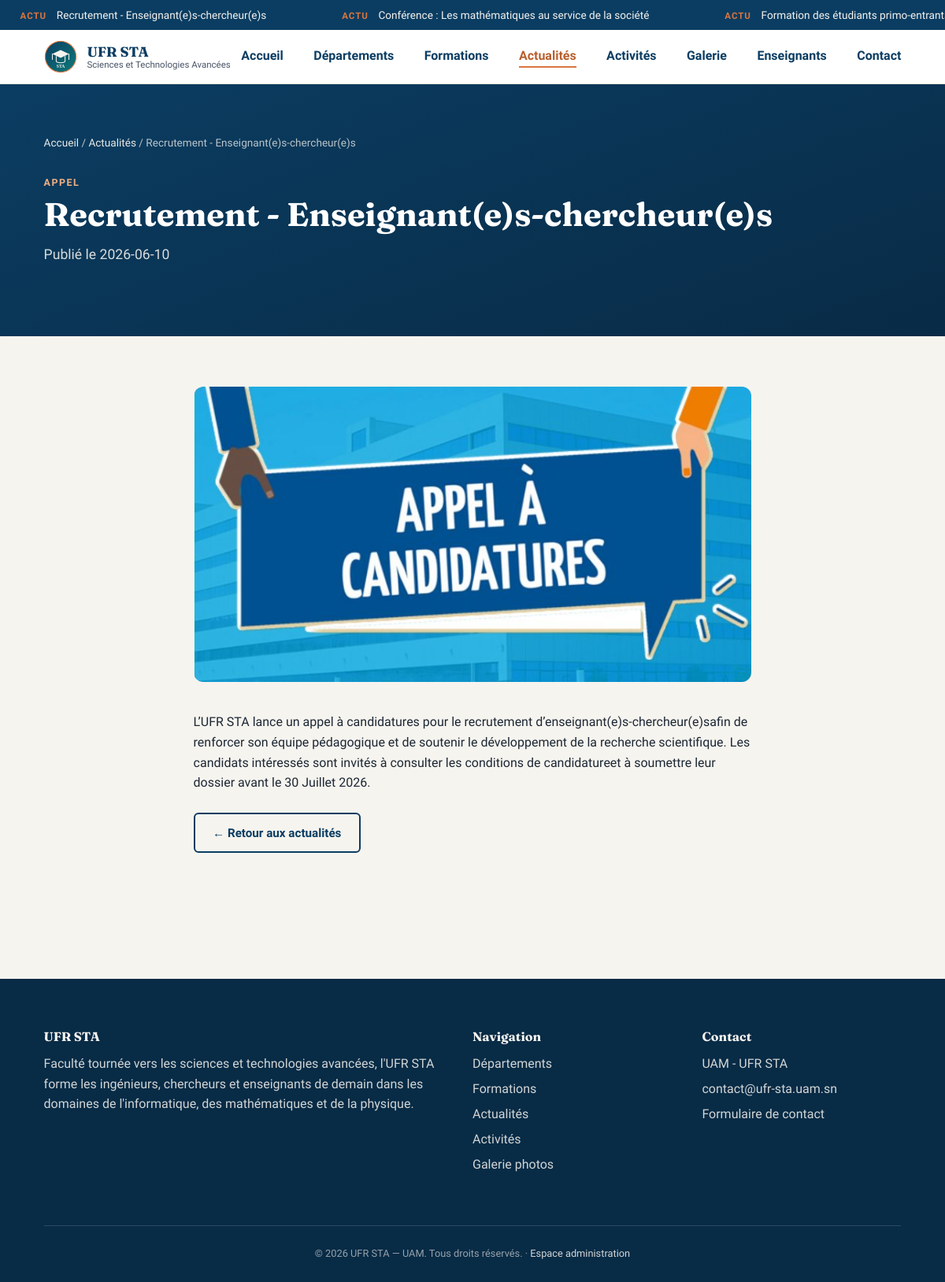
/actualites/1, run on the app's committed database.
### tables this page shows
CREATE TABLE actualites (
    id                INTEGER PRIMARY KEY AUTOINCREMENT,
    titre             TEXT NOT NULL,
    date_publication  TEXT NOT NULL,
    description       TEXT,
    photo             TEXT,
    categorie         TEXT DEFAULT 'actualite'
);

### backend/app.py (the view)
@app.route("/actualites/<int:actu_id>")
def actualite_detail(actu_id):
    actu = query_db("SELECT * FROM actualites WHERE id = ?", (actu_id,), one=True)
    if actu is None:
        abort(404)
    return render_template("actualite_detail.html", actualite=actu)

### backend/app.py (called while the page is built)
def get_db():
    if "db" not in g:
        g.db = sqlite3.connect(app.config["DATABASE"])
        g.db.row_factory = sqlite3.Row
        g.db.execute("PRAGMA foreign_keys = ON")
    return g.db

def query_db(query, args=(), one=False):
    cur = get_db().execute(query, args)
    rows = cur.fetchall()
    cur.close()
    return (rows[0] if rows else None) if one else rows

@app.context_processor
def inject_globals():
    ticker_items = query_db(
        "SELECT id, titre FROM actualites ORDER BY date_publication DESC LIMIT 6"
    )
    return {
        "current_year": datetime.now().year,
        "nom_ufr": "UFR Sciences et Technologies Avancées (STA)",
        "ticker_items": ticker_items,
    }

### templates/actualite_detail.html (shortened to what this page needs)
{% extends "base.html" %}
{% block content %}
<section class="hero hero--page">
  <div class="container">
    <div class="breadcrumb"><a href="{{ url_for('index') }}">Accueil</a> / <a href="{{ url_for('actualites') }}">Actualités</a> / {{ actualite['titre'] }}</div>
    <span class="eyebrow eyebrow--accent">{{ actualite['categorie'] }}</span>
    <h1>{{ actualite['titre'] }}</h1>
    <p>Publié le {{ actualite['date_publication'] }}</p>
  </div>
</section>
<section class="section">
  <div class="container container--760">
    <img src="{{ url_for('static', filename='images/' + actualite['photo']) }}" alt="" class="article-img">
    <p>{{ actualite['description'] }}</p>
    <a class="btn btn--ghost" href="{{ url_for('actualites') }}">&larr; Retour aux actualités</a>
  </div>
</section>
{% endblock %}

### templates/base.html (shortened to what this page needs)
<!DOCTYPE html>
<html lang="fr">
<head>
  <link rel="stylesheet" href="{{ url_for('static', filename='css/style.css') }}">
</head>
<body>
  <header class="site-header">
    {% if ticker_items %}
    <div class="news-ticker" aria-label="Dernières actualités">
      <div class="news-ticker__track">
        {% for item in ticker_items + ticker_items %}
          <span><span class="news-ticker__label">Actu</span><a href="{{ url_for('actualite_detail', actu_id=item['id']) }}">{{ item['titre'] }}</a></span>
        {% endfor %}
      </div>
    </div>
    {% endif %}
    <nav class="navbar" aria-label="Navigation principale">
      <a class="brand" href="{{ url_for('index') }}">
        <img src="{{ url_for('static', filename='images/logo.svg') }}" alt="">
        <span class="brand-text">
          <strong>UFR STA</strong>
          <span>Sciences et Technologies Avancées</span>
        </span>
      </a>
      <div class="main-nav">
        <a href="{{ url_for('index') }}" {% if request.endpoint=='index' %}class="active"{% endif %}>Accueil</a>
        <a href="{{ url_for('departements') }}" {% if request.endpoint and request.endpoint.startswith('departement') %}class="active"{% endif %}>Départements</a>
        <a href="{{ url_for('formations') }}" {% if request.endpoint and request.endpoint.startswith('formation') %}class="active"{% endif %}>Formations</a>
        <a href="{{ url_for('actualites') }}" {% if request.endpoint and request.endpoint.startswith('actualite') %}class="active"{% endif %}>Actualités</a>
        <a href="{{ url_for('activites') }}" {% if request.endpoint and request.endpoint.startswith('activite') %}class="active"{% endif %}>Activités</a>
        <a href="{{ url_for('galerie') }}" {% if request.endpoint and (request.endpoint.startswith('galerie') or request.endpoint.startswith('album')) %}class="active"{% endif %}>Galerie</a>
        <a href="{{ url_for('enseignants') }}" {% if request.endpoint=='enseignants' %}class="active"{% endif %}>Enseignants</a>
        <a href="{{ url_for('contact') }}" {% if request.endpoint=='contact' %}class="active"{% endif %}>Contact</a>
      </div>
    </nav>
  </header>
  <main id="contenu-principal">
    {% block content %}{% endblock %}
  </main>
  <footer class="site-footer">
    <div class="container">
      <div class="footer-grid">
        <div>
          <h4>UFR STA</h4>
          <p>Faculté tournée vers les sciences et technologies avancées,
            l'UFR STA forme les ingénieurs, chercheurs et enseignants
            de demain dans les domaines de l'informatique, des
            mathématiques et de la physique.</p>
        </div>
        <div>
          <h4>Navigation</h4>
          <ul>
            <li><a href="{{ url_for('departements') }}">Départements</a></li>
            <li><a href="{{ url_for('formations') }}">Formations</a></li>
            <li><a href="{{ url_for('actualites') }}">Actualités</a></li>
            <li><a href="{{ url_for('activites') }}">Activités</a></li>
            <li><a href="{{ url_for('galerie') }}">Galerie photos</a></li>
          </ul>
        </div>
        <div>
          <h4>Contact</h4>
          <ul>
            <li>UAM - UFR STA</li>
            <li><a href="mailto:contact@ufr-sta.uam.sn">contact@ufr-sta.uam.sn</a></li>
            <li><a href="{{ url_for('contact') }}">Formulaire de contact</a></li>
          </ul>
        </div>
      </div>
      <div class="footer-bottom">
        &copy; {{ current_year }} UFR STA — UAM. Tous droits réservés. ·
        <a href="{{ url_for('admin_login') }}">Espace administration</a>
      </div>
    </div>
  </footer>
</body>
</html>

### data on the page
actualites: titre "Recrutement - Enseignant(e)s-chercheur(e)s", categorie "APPEL", date_publication "2026-06-10", photo (picture), description "L’UFR STA lance un appel à candidatures pour le recrutement d’enseignant(e)s-chercheur(e)safin de renforcer son équipe pédagogique et de soutenir le développement de la recherche scientifique. Les candidats intéressés sont invités à consulter les conditions de candidatureet à soumettre leur dossier avant le 30 Juillet 2026."
actualites: titre "Conférence : Les mathématiques au service de la société"
actualites: titre "Formation des étudiants…"
